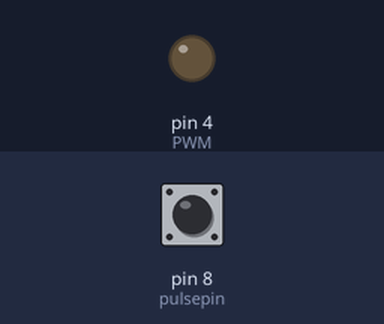
The sketch below on a simulated Arduino Uno, built with avr-gcc and run on an emulated ATmega328P. On the bench: output pins drawn as LEDs (lit = HIGH). Inputs (shaded band) come from the test bench; at power-on: pin 8 (pulsepin) LOW. What the sketch prints to the serial monitor is not drawn.

Above: at 0.01 s.
At 1.3 s:
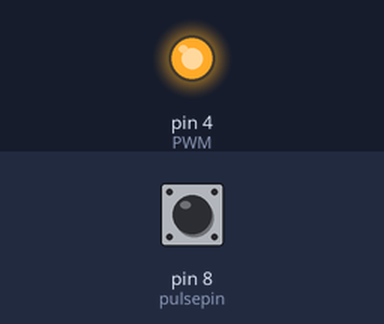
1.4 s: pin 8 (pulsepin) pulsed HIGH 2 times (0.12 s each, 0.3 s apart)
Timing chart, 0 to 4.4 s (numbered marks = the images above; inputs shaded):
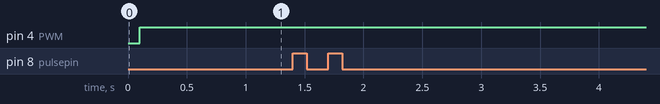

Measured:
- after the input at 1.4 s, every drawn part: stays the same

The sketch:

frequency_counter.ino
```cpp
//This code has two different functions combined into one. One of the functions will be removed when we implement it with the phototransistor.
//One of them is the frequency generator, which provides a test platform for the detector.
//The second part is the detector itself. The code for this will be modified to account for the bowtie shape of the paddle.

int pulsepin = 8; //This is the detector pin

int PWM = 4; //This is the frequency generating pin

int pulsehigh; //the time where the pulse is spent at high (us)
int pulselow; //the time where the pulse is spent at low (us)
float pulsetotal; //total time for one pulse
float frequency; //the reciprocal of the total time

void setup() {

  Serial.begin(9600); //this is for the detector so we can have a reading of the frequency
  pinMode(pulsepin, INPUT);
  pinMode(PWM, OUTPUT);
  delay(100); //give time for program to respond
}

void loop() {

  analogWrite(PWM, 150); //this is the frequency generated. The duty cycle length doesnt matter, as PWM has a standard frequency.
  pulsehigh = pulseIn(pulsepin, HIGH); //a built in function which measures the high pulse
  pulselow = pulseIn(pulsepin, LOW); //""  low pulse

  pulsetotal = pulsehigh + pulselow; //total pulse length
  frequency = 1000000/pulsetotal; //because the units for time for pulsein are in microseconds we use 1 million
  Serial.println(frequency); //visual output
  delay(1000);
}

//RESULTS: The reading we get is around 980Hz, which is the quoted standard frequency for PWM pin 5.
//REFERENCE https://www.arduino.cc/reference/en/language/functions/analog-io/analogwrite/
```
